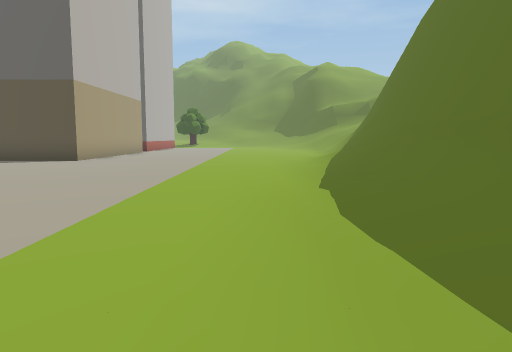
[1] (above)

24 first-person views from a walk through a scene from a Unity 3-D project. The camera is 1.4 m above the floor, tilts 6° down and sees 70° across. The floor is counted in squares, 2 m on a side. Each view is taken from the middle of a square. On the plan, view 1 faces up. The plan holds only what a view shows up to about 11 squares ahead; the rest is blank. The place goes on beyond the plan. Some surface patterns are stand-ins.

[2]
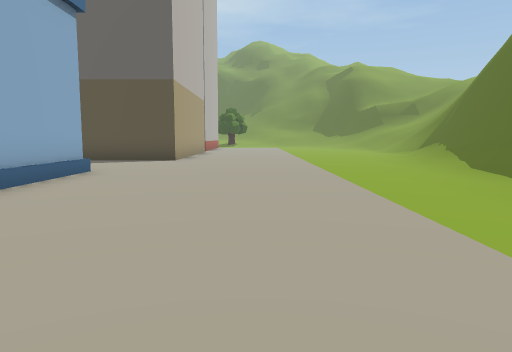

[3]
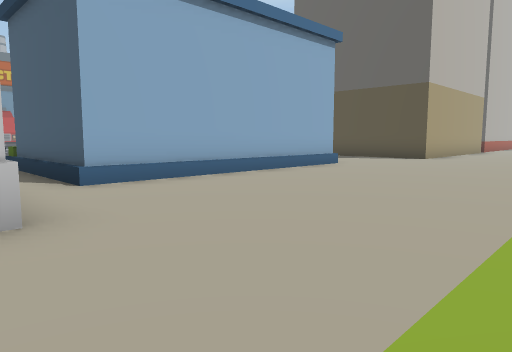

[4]
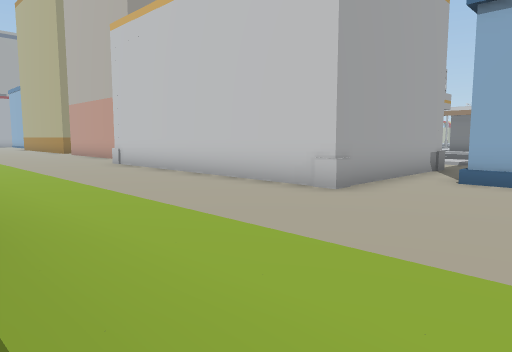

[5]
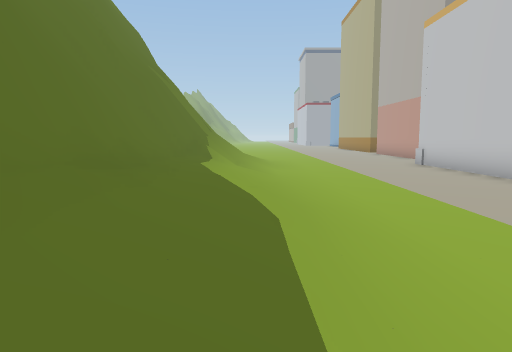

[6]
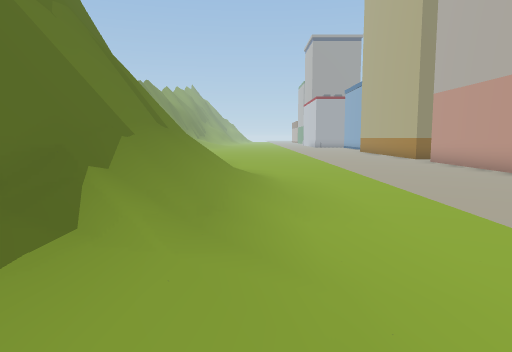

[7]
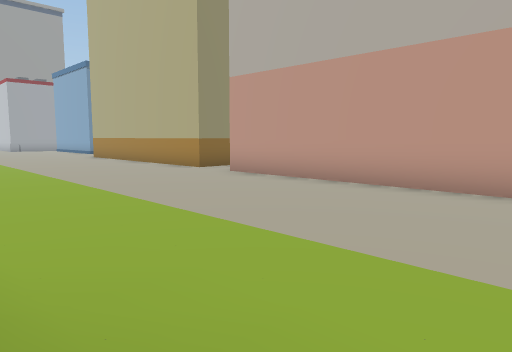

[8]
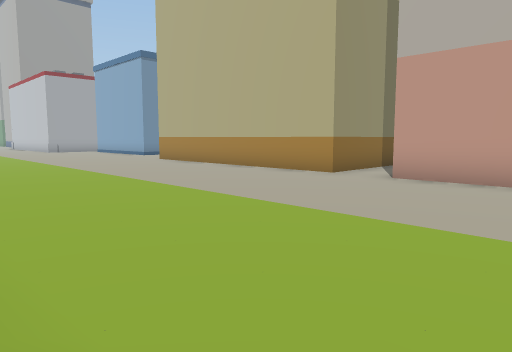

[9]
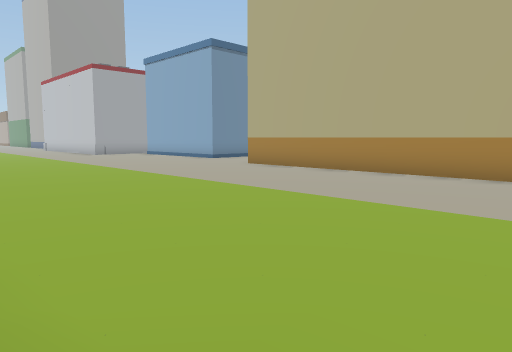

[10]
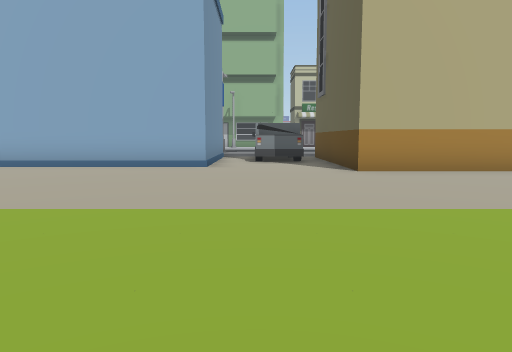

[11]
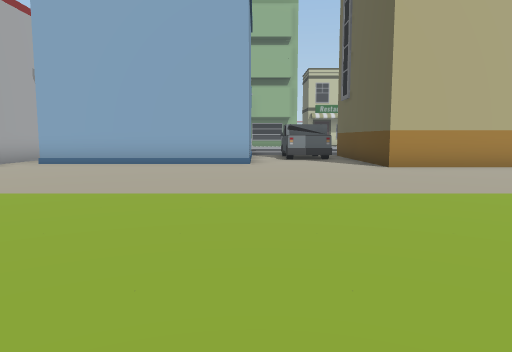

[12]
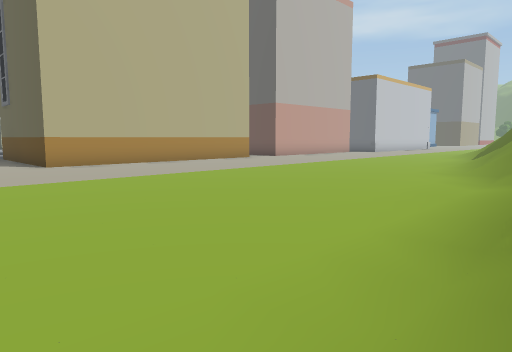

[13]
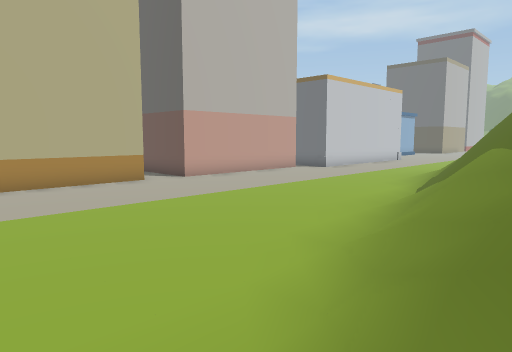

[14]
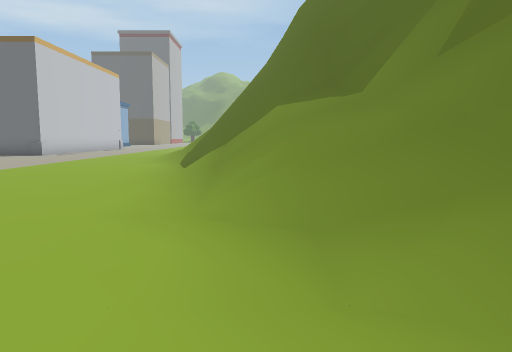

[15]
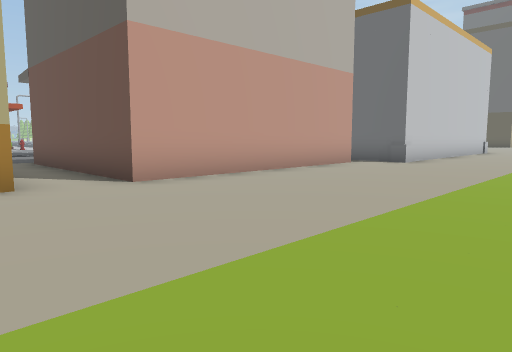

[16]
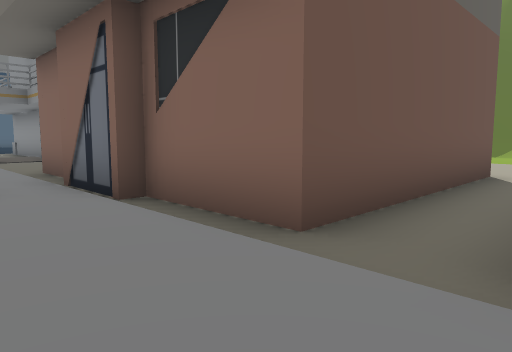

[17]
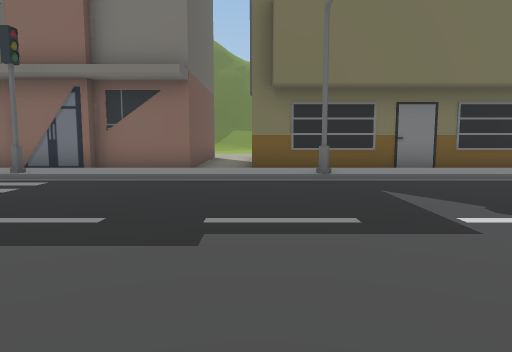

[18]
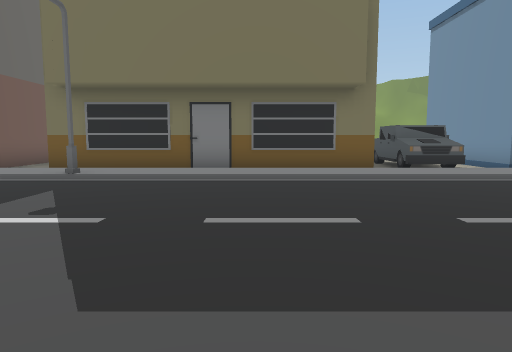

[19]
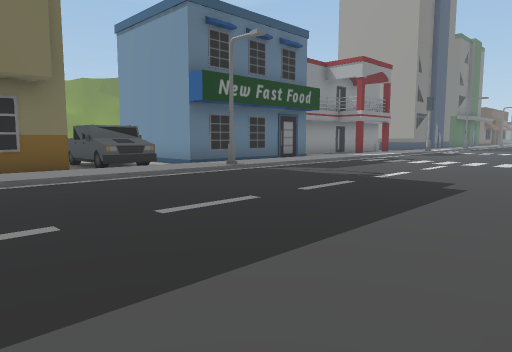

[20]
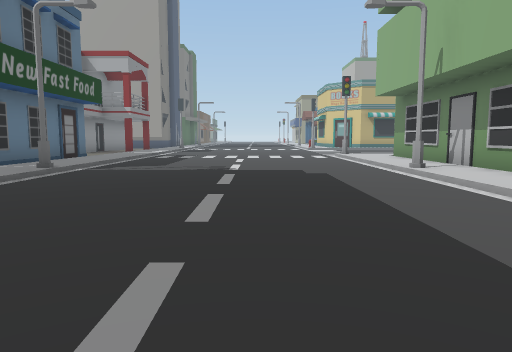

[21]
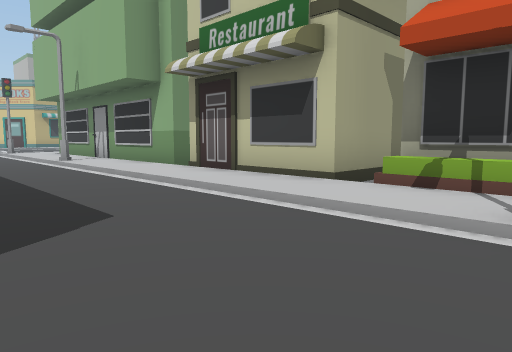

[22]
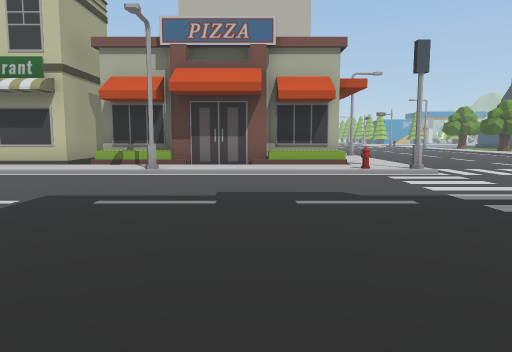

[23]
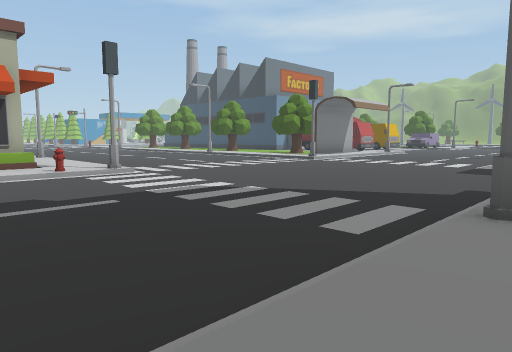

[24]
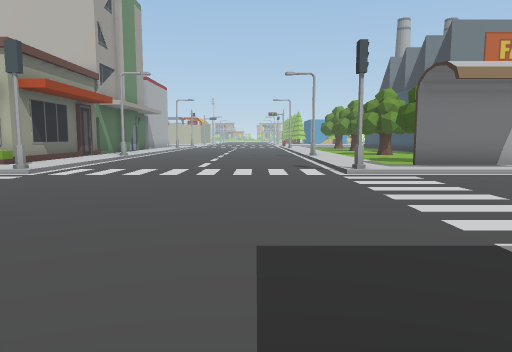

### Floor plan
Key: @ floor where view 1 was taken; # wall or solid block; . main floor; : floor 0.25 m higher than the main floor; / step, stairs or slope; = window, fence, low wall or low ledge; O other object.
Columns run from 23 left of view 1 to 6 right of it. Each row starts with its distance up from view 1.
 12                OOO
 11                ..........//#
 10                 ........./##
  9                 ........./##
  8                 ........./#
  7                 O......../#
  6                 O.......//#
  5                 O.......//#
  4                 O.......//#
  3                 O.......//
  2                 O.......//
  1              OOOO.......//#
  0              ..........@//#
 -1  O            #####.....//#
 -2  O:/              #.....//#
 -3  O:/.             #.....//#
 -4 ..:/...           #.....//#
 -5 :::/.....         #.....//#
 -6 ///#......        #.....//#
 -7 ........../ ..    #.....//#
 -8 ........../:..    #.....//#
 -9 ........../ .    ##.....//#
-10 ........../:.O   O......//#
-11 ........../:.O   O....../ #
-12 ........../:.O   O......./##
-13 ///#......#:O    O......./###
-14 ::::....../:O    O........=/#
-15 OO:O....../:.O   O........//##
-16  O:/....../:.OOOOO........///#
-17  O:/....../:..............///#
-18  O:/....../:OOOOOO........///#
-19  O:O......O:O    O.........//#
-20  O:/....../:O    O.........//=
-21  O:/....../:O    O.........//=
-22 OO:/....../:O    O..........//
-23  O:/....../:O    O........../
-24  O:/....../:O    O..........//
-25  O:/....../:O    O........../
-26   :/....../:O OOOO.........../
-27  O:/....../:OOO............../
-28  O:/....../:OOO............../
-29  O:O......O:................./
-30  O:/....../:OOOOO.........
-31  O:/....../:O   O........
-32  O:/....../:O   O......
-33  O:/....../:O   O.....
-34  O   ....       O...

Where each view was taken, in squares from view 1:
view 1: 0 up, 0 right, facing up
view 2: 0 up, 3 left, facing up
view 3: 1 down, 1 left, facing up-left
view 4: 3 up, 1 right, facing down-left
view 5: 3 up, 1 right, facing down
view 6: 3 down, 1 right, facing down
view 7: 9 down, 1 right, facing down-left
view 8: 13 down, 2 right, facing down-left
view 9: 17 down, 3 right, facing down-left
view 10: 28 down, 2 right, facing left
view 11: 29 down, 3 right, facing left
view 12: 29 down, 6 right, facing up-left
view 13: 24 down, 6 right, facing up-left
view 14: 23 down, 4 right, facing up
view 15: 19 down, 0 right, facing up-left
view 16: 18 down, 13 left, facing up-right
view 17: 18 down, 20 left, facing right
view 18: 23 down, 20 left, facing right
view 19: 23 down, 20 left, facing down-right
view 20: 22 down, 17 left, facing down
view 21: 19 down, 17 left, facing down-left
view 22: 17 down, 12 left, facing left
view 23: 17 down, 12 left, facing up-left
view 24: 8 down, 12 left, facing left
